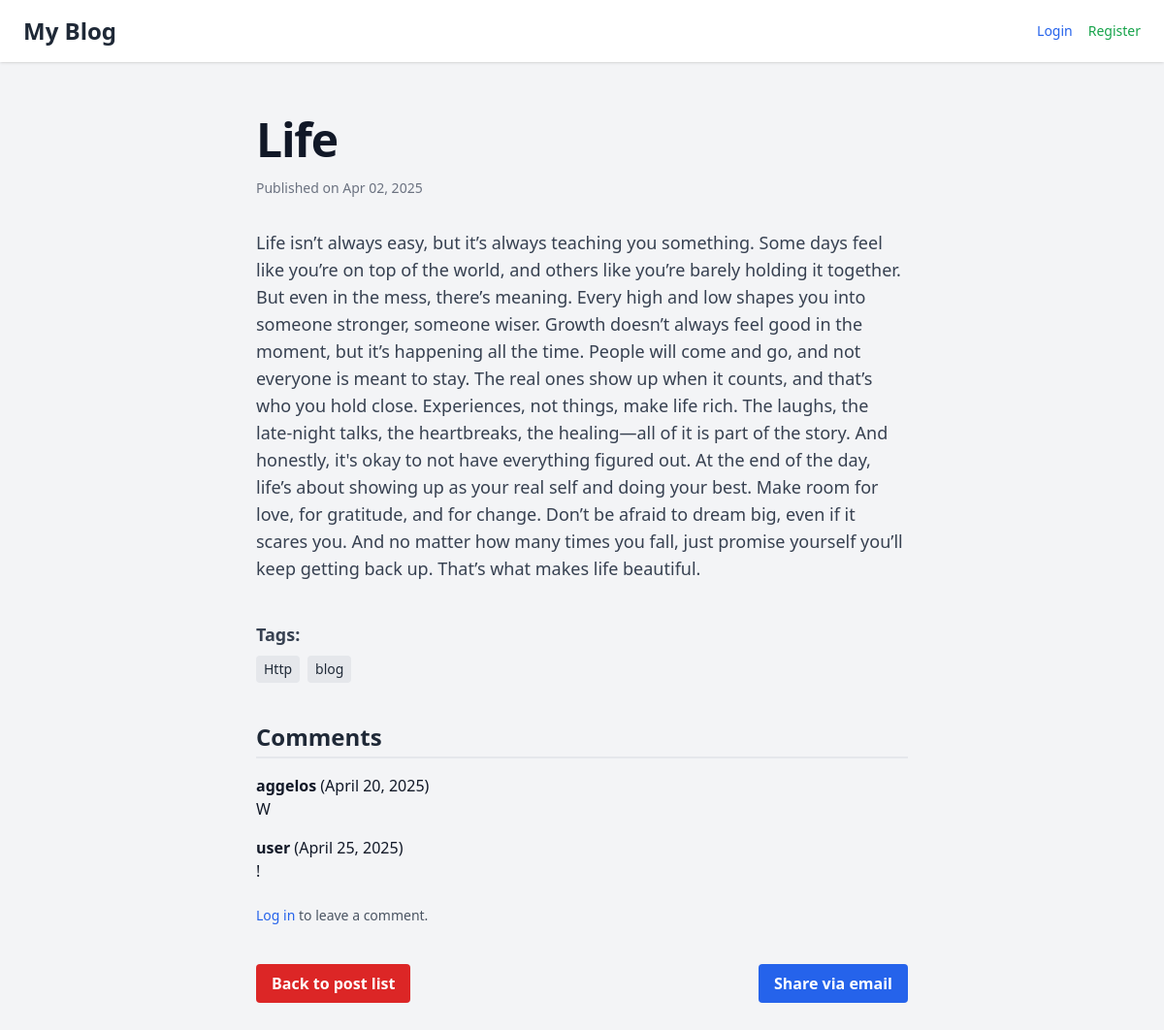
Page /blog/2025/4/2/life/ on the earlier database version.
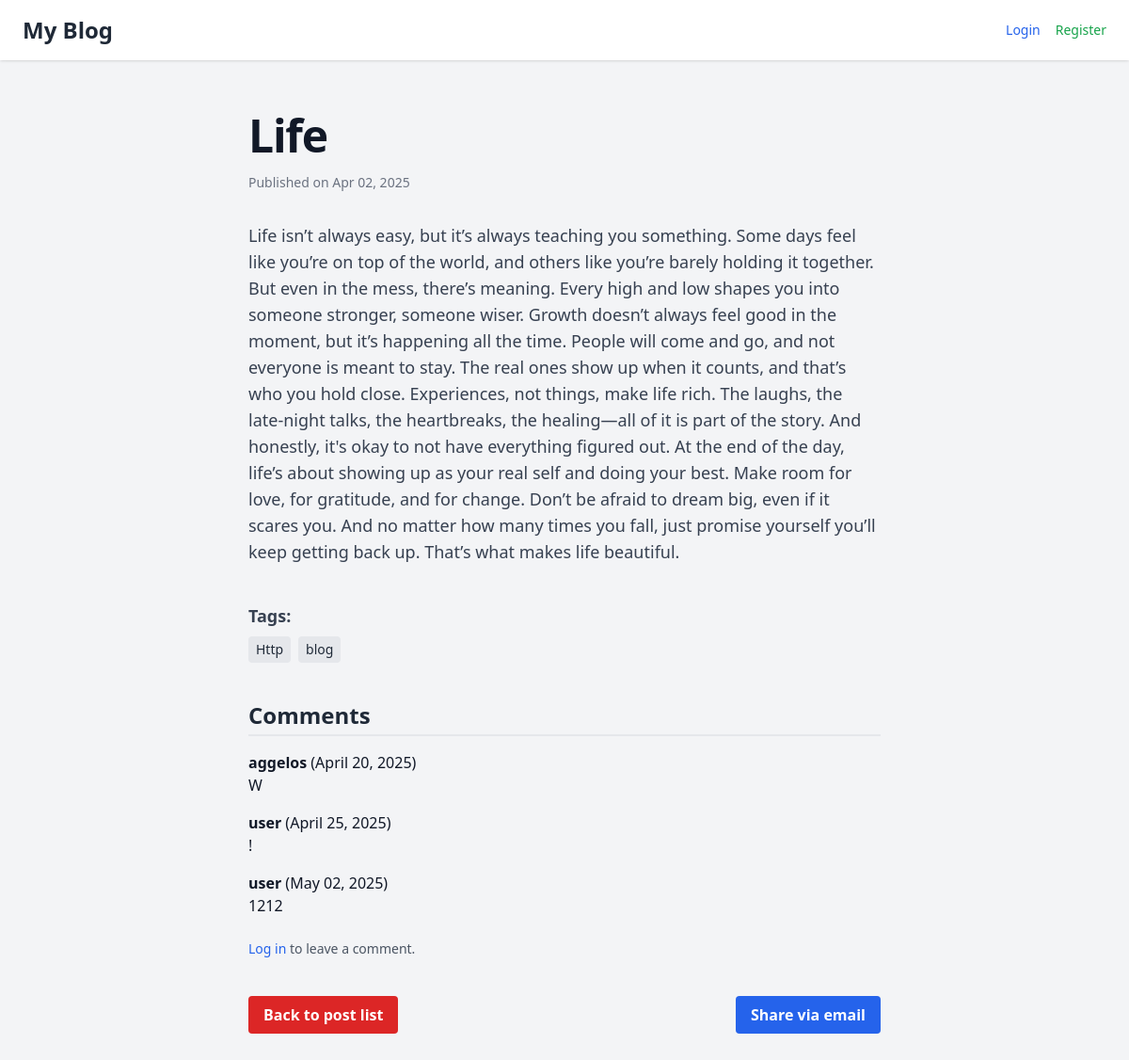
Same page on the later database version.
### blog/models.py (models this page shows)
class Comment(models.Model):
    post = models.ForeignKey('Post', on_delete=models.CASCADE, related_name='comments')
    name = models.CharField(max_length=80)
    email = models.EmailField()
    body = models.TextField()
    created = models.DateTimeField(default=timezone.now)
    updated = models.DateTimeField(auto_now=True)
    active = models.BooleanField(default=True)
    class Meta:
        ordering = ['created']

### blog/views.py (the view)
# urls.py: path('<int:year>/<int:month>/<int:day>/<slug:post>/', views.post_detail, name='post_detail'),
def post_detail(request, year, month, day, post):
    post = get_object_or_404(
        Post,
        slug=post,
        publish__year=year,
        publish__month=month,
        publish__day=day
    )
    new_comment = None
    if request.method == 'POST':
        form = CommentForm(request.POST)
        if form.is_valid():
            new_comment = form.save(commit=False)
            new_comment.post = post
            new_comment.name = request.user.username
            new_comment.email = request.user.email
            new_comment.save()
            form = CommentForm()
    else:
        form = CommentForm()
    return render(request, 'blog/post/detail.html', {
        'post': post,
        'form': form,
        'new_comment': new_comment,
    })
    return render(request, 'blog/post/detail.html', {'post': post})

### blog/templates/blog/post/detail.html (shortened to what this page needs)
{% extends "base.html" %}{% load widget_tweaks %}
{% block content %}
<article class="mx-auto max-w-2xl">
  <h1 class="text-4xl font-bold tracking-tight text-gray-900 sm:text-5xl">{{ post.title }}</h1>
  <p class="mt-4 text-sm text-gray-500">
    Published on {{ post.publish|date:"M d, Y" }}
  </p>
  <div class="mt-8 text-gray-700 text-lg">
    <p>{{ post.body }}</p>
  </div>
  <div class="mt-10">
    <h4 class="text-lg font-semibold text-gray-700 mb-2">Tags:</h4>
    <ul class="flex gap-2 flex-wrap text-sm">
      {% for tag in post.tags.all %}
        <li class="bg-gray-200 text-gray-800 px-2 py-1 rounded">{{ tag.name }}</li>
      {% empty %}
        <li>No tags</li>
      {% endfor %}
    </ul>
  </div>
  <h3 class="text-2xl font-semibold text-gray-800 border-b-2 border-black-500 pb-1 mt-10 mb-4">
    Comments
</h3>
{% for comment in post.comments.all %}
    {% if comment.active %}
        <div class="mb-4">
            <strong>{{ comment.name }}</strong> ({{ comment.created|date:"F d, Y" }})
            <p>{{ comment.body }}</p>
        </div>
    {% endif %}
{% empty %}
    <p>No comments yet.</p>
{% endfor %}
{% if user.is_authenticated %}
    <h4 class="text-xl font-semibold text-gray-800 mt-10 mb-4">Leave a comment</h4>
    <form method="post" class="space-y-6">
        {% csrf_token %}
        <div>
            <label for="id_body" class="block text-sm font-medium">Comment:</label>
            {{ form.body|add_class:"w-full mt-1 p-2 border border-gray-300 rounded h-32" }}
        </div>
        <button type="submit"
                class="w-full bg-green-600 hover:bg-green-700 text-white font-semibold py-2 px-4 rounded">
            Post Comment
        </button>
    </form>
{% else %}
    <p class="text-sm text-gray-600 mt-6">
        <a href="{% url 'login' %}" class="text-blue-600 hover:underline">Log in</a> to leave a comment.
    </p>
{% endif %}
  <div class="flex justify-between mt-10">
    <a href="{% url 'blog:post_list' %}"
       class="inline-block px-4 py-2 bg-red-600 text-white font-semibold rounded hover:bg-red-800 transition">
      Back to post list
    </a>
    <a href="{% url 'blog:post_share' post.id %}"
       class="inline-block px-4 py-2 bg-blue-600 text-white font-semibold rounded hover:bg-blue-700 transition">
      Share via email
    </a>
  </div>
</article>
{% endblock %}

Differences in the rows shown:
added Comment: name "user", created "May 02, 2025", body "1212"
